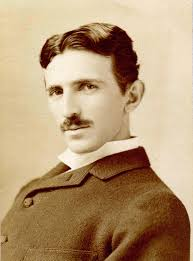
#> input picture Resources/tesla.jpg, 193 x 261 px
$ python chapter_2.py
#> lines starting #> are read from the running program, lines starting #| are printed output that depends on the picture; after the words box and inside, x2 and y2 are one past the last pixel; in counts of white or black regions, pixels touching at a corner belong together
# Basic functions

import cv2
import numpy as np

img = cv2.imread("Resources/tesla.jpg")
#> img is the input picture: shape (261, 193, 3); mean B, G, R 118.4, 153.3, 181.7
kernel = np.ones((5,5),np.uint8)

imgGray = cv2.cvtColor(img,cv2.COLOR_BGR2GRAY)
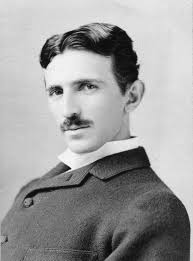
#> imgGray: shape (261, 193); min 7, max 253, mean 157.8
imgBlur = cv2.GaussianBlur(img,(7,7),0)
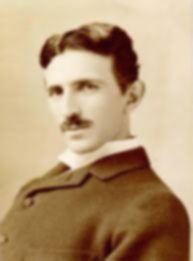
#> imgBlur: shape (261, 193, 3); mean B, G, R 118.4, 153.3, 181.7
imgCanny = cv2.Canny(img,150,200)
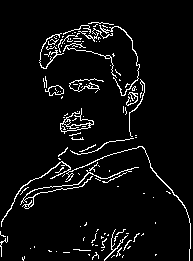
#> imgCanny: shape (261, 193); 5.3% white in thin lines or dots
imgDialation = cv2.dilate(imgCanny, kernel,iterations=1)
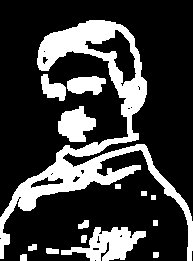
#> imgDialation: shape (261, 193); 24.1% white; 15 white regions, largest, box (x1, y1, x2, y2) and area: (0, 20, 193, 261) 8426, (61, 227, 146, 261) 1451, (58, 106, 96, 142) 890
imgEroded = cv2.erode(imgDialation, kernel, iterations=1)
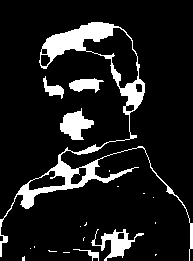
#> imgEroded: shape (261, 193); 11.6% white; 20 white regions (14 under 20 px), largest, box (x1, y1, x2, y2) and area: (0, 22, 193, 261) 4044, (60, 108, 94, 140) 598, (91, 229, 144, 261) 573, (69, 78, 104, 93) 314, (43, 76, 64, 99) 196, (73, 249, 99, 261) 85

cv2.imshow("Gray Image", imgGray)
cv2.imshow("Blur Image", imgBlur)
cv2.imshow("Canny Image", imgCanny)
cv2.imshow("Dialation Image", imgDialation)
cv2.imshow("Eroded Image", imgEroded)
cv2.waitKey(0)
